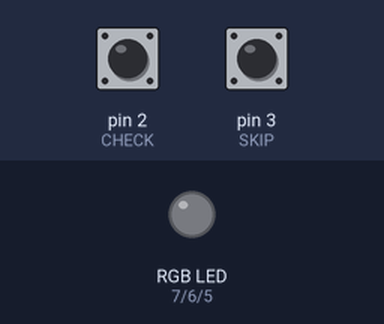
Simulated run of this sketch. Board: Arduino Uno, built with avr-gcc and run on an emulated ATmega328P. Shown: an RGB LED mixed from three pins (HIGH = lit). The test bench sets the inputs (shaded band); at power-on: pin 2 (CHECK) HIGH, pin 3 (SKIP) HIGH. Sleep ends after the set time or at an interrupt; the local clock reads 2024-03-15 10:24:30 at power-on unless the sketch sets it.

Above: at 1.2 s.
1.3 s: pin 2 (CHECK) pulled LOW for 0.15 s
At 1.9 s:
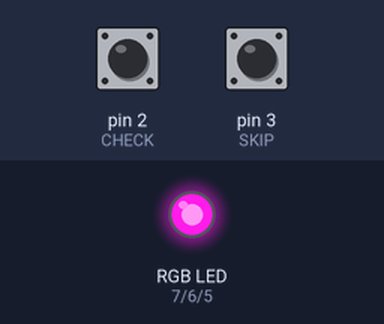
Timing chart, 0 to 4.3 s (numbered marks = the images above; inputs shaded):
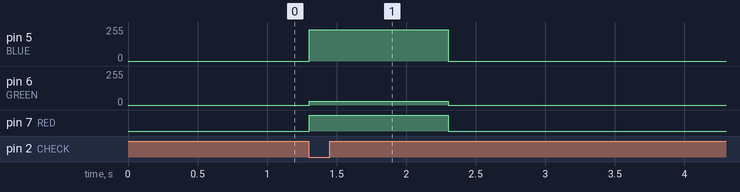

The sketch:

eyesaver.ino
```cpp
#include <avr/sleep.h>
#include <Wire.h>
#include <I2C_RTC.h>

// clock
static DS1307 RTC;
// led
#define BLUE 5
#define GREEN 6
#define RED 7
// buttons
#define CHECK 2
#define SKIP 3
// timing definitions
#define DAY_SECONDS 86400
#define CONTACT_DAYS 14
#define CONTACT_DAYS_IN_SECONDS DAY_SECONDS* CONTACT_DAYS
#define SLEEP_SECONDS 8

volatile unsigned long elapsed_seconds = 0;
volatile unsigned long last_recorded_seconds;
volatile bool check_pressed = false;
volatile bool skip_pressed = false;
uint8_t rgb_values[15][3];

void checkInterrupt() {
  check_pressed = true;
}

void skipInterrupt() {
  skip_pressed = true;
}

void powerDown(int seconds) {
  // disable ADC
  ADCSRA = 0;

  // clear all MCUSR flags
  MCUSR = 0;

  set_sleep_mode(SLEEP_MODE_PWR_DOWN);
  noInterrupts();  // timed sequence follows
  sleep_enable();

  // turn off brown-out detector
  MCUCR = bit(BODS) | bit(BODSE);
  MCUCR = bit(BODS);
  interrupts();
  sleep_cpu();

  // disable sleep
  sleep_disable();
}


void setup() {
  RTC.begin();

  pinMode(CHECK, INPUT_PULLUP);
  pinMode(SKIP, INPUT_PULLUP);
  attachInterrupt(digitalPinToInterrupt(CHECK), checkInterrupt, FALLING);
  attachInterrupt(digitalPinToInterrupt(SKIP), skipInterrupt, FALLING);

  pinMode(RED, OUTPUT);
  pinMode(GREEN, OUTPUT);
  pinMode(BLUE, OUTPUT);

  // Populate the first 7 values with purple to lime
  for (int i = 0; i < 7; i++) {
    uint8_t intensity = (i + 1) * 255 / 7;  // 0 to 255

    rgb_values[i][0] = 255 - intensity * 155 / 255;  // Red
    rgb_values[i][1] = intensity * 200 / 255;        // Green
    rgb_values[i][2] = 255 - intensity * 155 / 255;  // Blue
  }

  // Populate the next 7 values with green to red
  for (int i = 7; i < 14; i++) {
    uint8_t intensity = (i - 6) * 255 / 7;           // Scale green intensity from 0 to 255
    rgb_values[i][0] = intensity;                    // Red
    rgb_values[i][1] = 155 - intensity * 155 / 255;  // Green
    rgb_values[i][2] = 0;                            // Blue scaled into 100 - 255 as 100 is where it makes an affect
  }
}

void displayRemainingTime() {
  volatile uint8_t current_day = elapsed_seconds / DAY_SECONDS;

  if (current_day > 14) {
    current_day = 14;
  }

  analogWrite(RED, rgb_values[current_day][0]);
  analogWrite(GREEN, rgb_values[current_day][1]);
  analogWrite(BLUE, rgb_values[current_day][2]);
  delay(1000);
  digitalWrite(RED, LOW);
  digitalWrite(GREEN, LOW);
  digitalWrite(BLUE, LOW);
}

void loop() {
  powerDown(SLEEP_SECONDS);
  // update time
  RTC.getEpoch(); // need to do a fake call otherwise time is messed up for some reason
  const long current_time = RTC.getEpoch();
  if (last_recorded_seconds != 0) {
    elapsed_seconds += current_time - last_recorded_seconds;
  }
  last_recorded_seconds = current_time;

  if (skip_pressed) {
    elapsed_seconds += DAY_SECONDS;  // Increment by one day in seconds
    // go back to 0 if over contact days. will reset timer.
    if (elapsed_seconds >= CONTACT_DAYS_IN_SECONDS) {
      elapsed_seconds = 0;
    }
    skip_pressed = false;
  }
  if (check_pressed) {
    displayRemainingTime();
    check_pressed = false;
  }
}
```

Measured:
- after the input at 1.3 s, pin 5 (BLUE): 0/255 → 234/255 at once, → 0/255 1.0 s later; pin 6 (GREEN): 0/255 → 28/255 at once, → 0/255 1.0 s later; pin 7 (RED): LOW → HIGH at once, → LOW 1.0 s later
